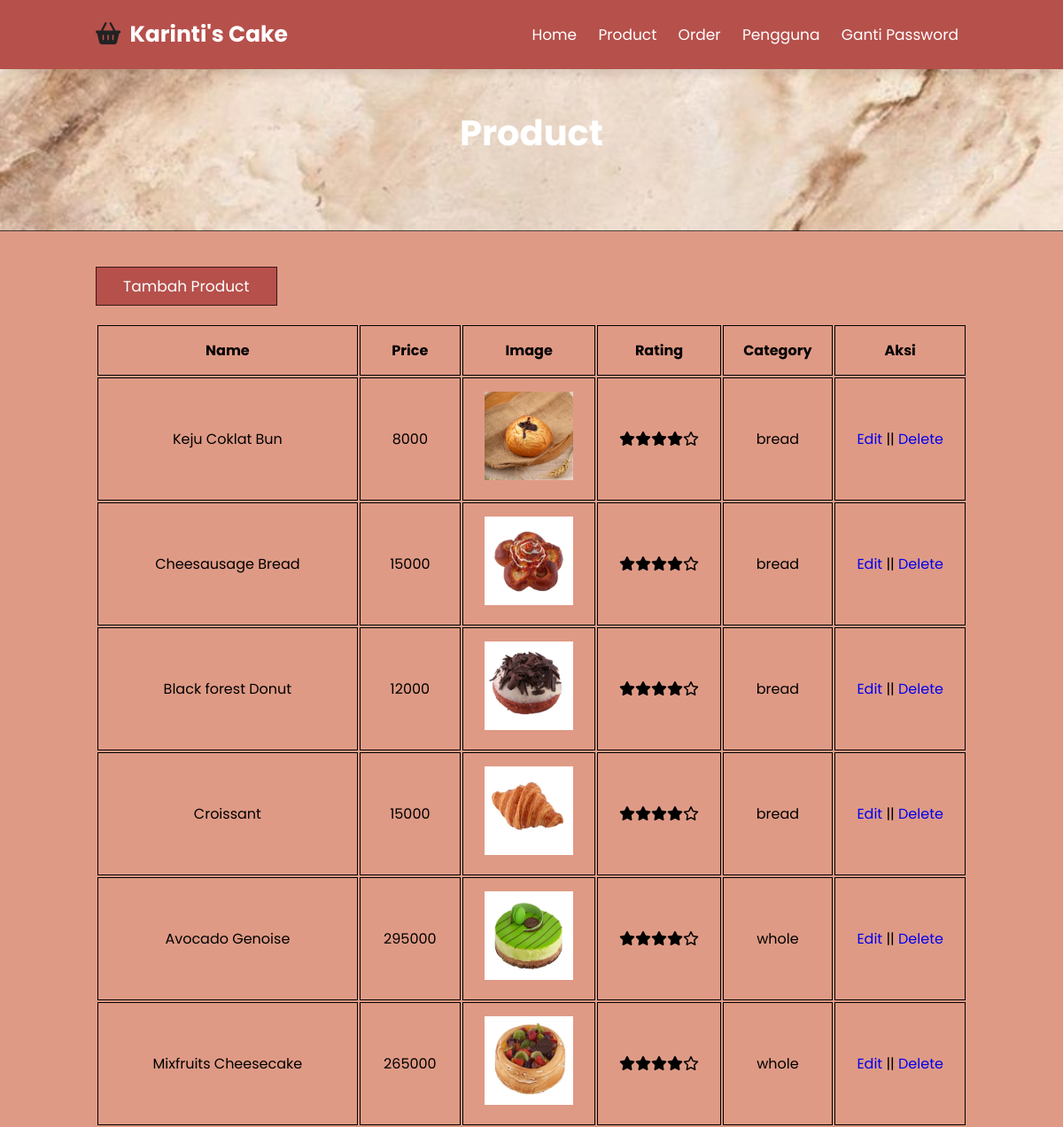
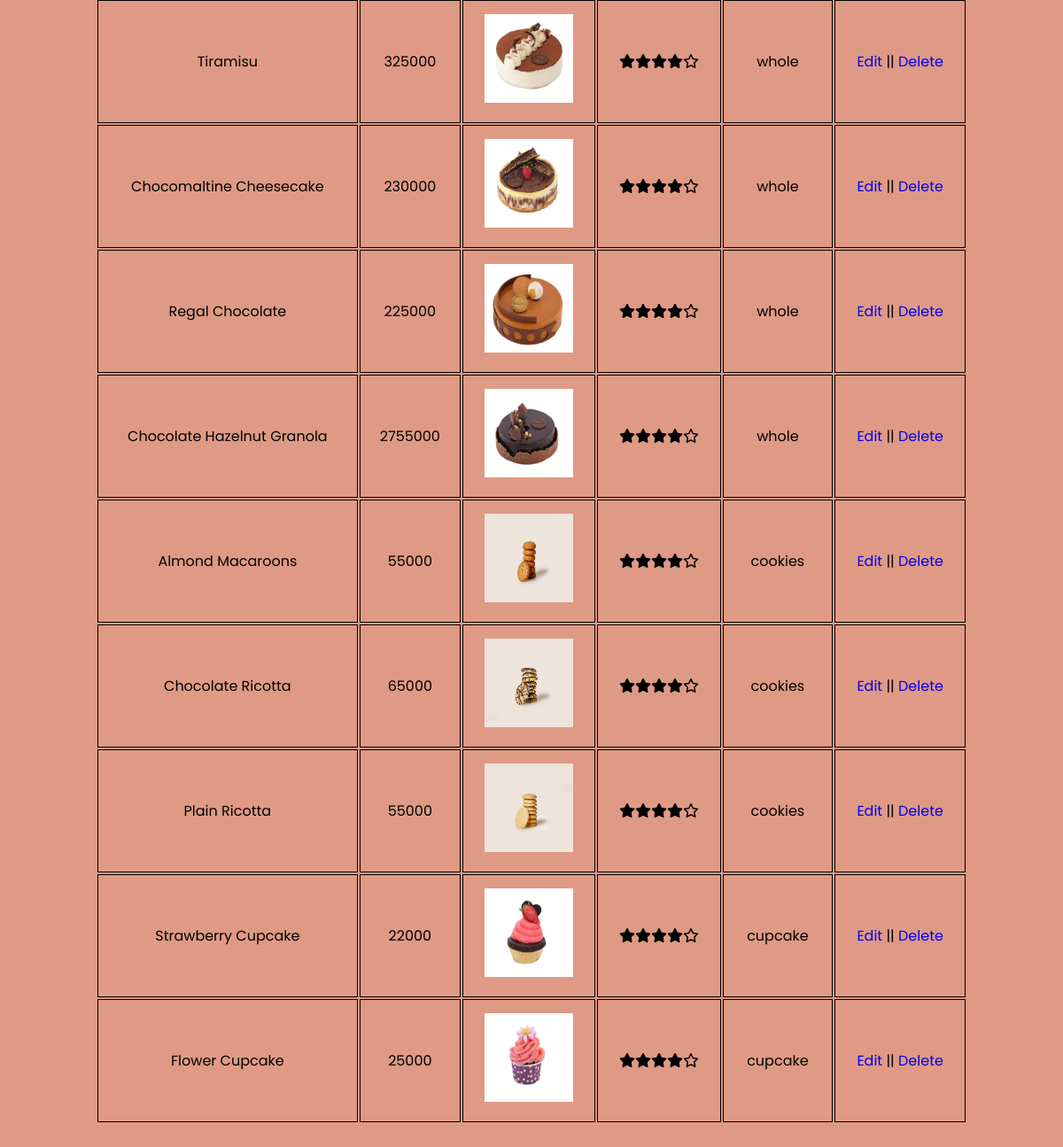
The app's page /admin/product.php with its own data (2 pictures, top to bottom).
### tables this page shows
CREATE TABLE `product` (
  `id_product` int(11) NOT NULL,
  `name` varchar(50) NOT NULL,
  `price` bigint(20) NOT NULL,
  `image` text NOT NULL,
  `rating` decimal(10,0) NOT NULL,
  `category` enum('bread','cookies','cupcake','whole') NOT NULL
);

### admin/product.php (the view, shortened to what this page needs)
<?php
include('../koneksi.php');
$product = mysqli_query($conn, "SELECT * FROM product");
?>
<!DOCTYPE html>
<html lang="en">
<head>
    <link rel="stylesheet" href="https://cdnjs.cloudflare.com/ajax/libs/font-awesome/6.0.0-beta3/css/all.min.css">
    <link rel="stylesheet" href="../style.css">
</head>
<body>
    <div class="heading">
        <h1>Product</h1>
    </div>
    <header class="header">
        <a href="#" class="logo"> <i class="fas fa-shopping-basket"></i> Karinti's Cake </a>
        <nav class="navbar">
            <a href="index.php">Home</a>
            <a href="product.php">Product</a>
            <a href="order.php">Order</a>
            <a href="pengguna.php">Pengguna</a>
            <a href="ganti_password.php">Ganti Password</a>
        </nav>
    </header>
    <section>
        <a href="tambah_product.php" class="btn" style="margin-bottom:20px">Tambah Product</a>
        <table>
            <tr>
                <th>Name</th>
                <th>Price</th>
                <th>Image</th>
                <th>Rating</th>
                <th>Category</th>
                <th>Aksi</th>
            </tr>
            <?php foreach ($product as $td) : ?>
                <tr>
                    <td><?= $td['name'] ?></td>
                    <td><?= $td['price'] ?></td>
                    <td><img src="../imgdb/<?= $td['image']; ?>" style="width:100px;height:100px"></td>
                    <td>
    <div class="star">
        <?php
        $rating = $td['rating'];
        for ($i = 1; $i <= 5; $i++) {
            if ($i <= $rating) {
                echo '<i class="fas fa-star"></i>';
            } else {
                echo '<i class="far fa-star"></i>';
            }
        }
        ?>
    </div>
</td>
                    <td><?= $td['category'] ?></td>
                    <td>
                        <a href="edit_product.php?id_product=<?= $td['id_product']; ?>">Edit</a>
                        ||
                        <a href="delete_product.php?id_product=<?= $td['id_product']; ?>">Delete</a>
                    </td>
                </tr>
            <?php endforeach; ?>
        </table>
    </section>
</body>
</html>

### style.css (style rules this page uses)
:root { --brown: #b6504b; }
body { background: #df9a85; font-size: 1.6rem; }
table { width: 100%; }
table tr th, table tr td { border: 1px solid black !important; padding: 15px !important; text-align: center; }
* { font-family: 'Poppins', sans-serif; margin: 0; padding: 0; box-sizing: border-box; outline: none; border: none; text-decoration: none; transition: .2s linear; }
.btn { margin-top: 1rem; display: inline-block; padding: .8rem 3rem; background: var(--brown); color: #fff; font-size: 1.7rem; cursor: pointer; box-shadow: 0 0.rem 1rem rgba(0, 0, 0, 0.7); border: 0.1rem solid rgba(0, 0, 0, 0.7); }
html { font-size: 62.5%; overflow-x: hidden; scroll-behavior: smooth; }
section { padding: 3rem 9%; }
.heading { background: url("home-img-bg.jpg") no-repeat; background-size: cover; background-position: center; text-align: center; padding-top: 12rem; padding-bottom: 8rem; border-bottom: 0.1rem solid rgba(0, 0, 0, 0.7); }
.heading h1 { color: #fff; font-size: 4rem; }
.header { position: fixed; top: 0; left: 0; right: 0; z-index: 1000; background: var(--brown); display: flex; align-items: center; justify-content: space-between; padding: 2rem 9%; box-shadow: 0 0.5rem 1rem rgba(0, 0, 0, 0.1); }
.header .logo { font-size: 2.5rem; font-weight: bolder; color: #ffffff; }
.header .logo i { color: #222; padding-right: .5rem; }
.header .navbar a { font-size: 1.7rem; color: #fff; margin: 0 1rem; }

### records on screen
product: name "Keju Coklat Bun", price "8000", image (picture), rating 4 (drawn), category "bread"
product: name "Cheesausage Bread", price "15000", image (picture), rating 4 (drawn), category "bread"
product: name "Black forest Donut", price "12000", image (picture), rating 4 (drawn), category "bread"
product: name "Croissant", price "15000", image (picture), rating 4 (drawn), category "bread"
product: name "Avocado Genoise", price "295000", image (picture), rating 4 (drawn), category "whole"
product: name "Mixfruits Cheesecake", price "265000", image (picture), rating 4 (drawn), category "whole"
product: name "Tiramisu", price "325000", image (picture), rating 4 (drawn), category "whole"
product: name "Chocomaltine Cheesecake", price "230000", image (picture), rating 4 (drawn), category "whole"
product: name "Regal Chocolate", price "225000", image (picture), rating 4 (drawn), category "whole"
product: name "Chocolate Hazelnut Granola", price "2755000", image (picture), rating 4 (drawn), category "whole"
product: name "Almond Macaroons", price "55000", image (picture), rating 4 (drawn), category "cookies"
product: name "Chocolate Ricotta", price "65000", image (picture), rating 4 (drawn), category "cookies"
product: name "Plain Ricotta", price "55000", image (picture), rating 4 (drawn), category "cookies"
product: name "Strawberry Cupcake", price "22000", image (picture), rating 4 (drawn), category "cupcake"
product: name "Flower Cupcake", price "25000", image (picture), rating 4 (drawn), category "cupcake"
